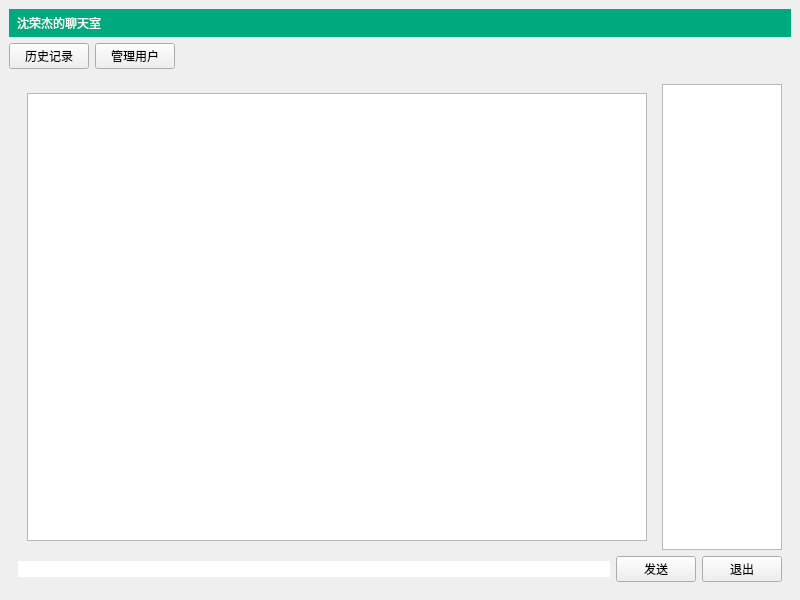
<?xml version="1.0" encoding="UTF-8"?>
<ui version="4.0">
 <class>MainWindow</class>
 <widget class="QMainWindow" name="MainWindow">
  <property name="geometry">
   <rect>
    <x>0</x>
    <y>0</y>
    <width>800</width>
    <height>600</height>
   </rect>
  </property>
  <property name="windowTitle">
   <string>MainWindow</string>
  </property>
  <property name="styleSheet">
   <string notr="true">#titleLabel{
background: white;
border:none;
border - bottom: 1px solid black;
padding:5px;
font:24pt &quot;黑体&quot;;
color:rgb(255,255,255);
background-color:rgba(0,170,127,255);
}

#mainFrame{
border:none;
background:white;
}

#loginFrame{
background:qlineargradient(x1:0,y1:0,x2:0,y2:1,stop:0 #ddf,stop:1 #aaf);
border:1px solid gray;
padding:10px;
border-radius:25px
}</string>
  </property>
  <widget class="QWidget" name="centralwidget">
   <layout class="QGridLayout" name="gridLayout_5">
    <item row="0" column="0">
     <layout class="QHBoxLayout" name="horizontalLayout"/>
    </item>
    <item row="1" column="1">
     <widget class="QLabel" name="titleLabel">
      <property name="text">
       <string>沈荣杰的聊天室</string>
      </property>
     </widget>
    </item>
    <item row="2" column="1">
     <layout class="QHBoxLayout" name="horizontalLayout_3">
      <item>
       <widget class="QPushButton" name="chatHistoryButton">
        <property name="text">
         <string>历史记录</string>
        </property>
       </widget>
      </item>
      <item>
       <widget class="QPushButton" name="manageUserButton">
        <property name="text">
         <string>管理用户</string>
        </property>
       </widget>
      </item>
      <item>
       <spacer name="horizontalSpacer_3">
        <property name="orientation">
         <enum>Qt::Orientation::Horizontal</enum>
        </property>
        <property name="sizeHint" stdset="0">
         <size>
          <width>40</width>
          <height>20</height>
         </size>
        </property>
       </spacer>
      </item>
     </layout>
    </item>
    <item row="3" column="1">
     <widget class="QStackedWidget" name="stackedWidget">
      <property name="currentIndex">
       <number>0</number>
      </property>
      <widget class="QWidget" name="ChatPage">
       <layout class="QGridLayout" name="gridLayout_4">
        <item row="0" column="0">
         <layout class="QVBoxLayout" name="verticalLayout">
          <item>
           <layout class="QHBoxLayout" name="horizontalLayout_4">
            <item>
             <widget class="QStackedWidget" name="chatStackedWidget">
              <property name="currentIndex">
               <number>0</number>
              </property>
              <widget class="QWidget" name="mainChatPage">
               <layout class="QGridLayout" name="gridLayout_3">
                <item row="0" column="0">
                 <widget class="QTextEdit" name="roomTextEdit">
                  <property name="readOnly">
                   <bool>true</bool>
                  </property>
                 </widget>
                </item>
               </layout>
              </widget>
             </widget>
            </item>
            <item>
             <widget class="QListWidget" name="userListWidget">
              <property name="maximumSize">
               <size>
                <width>120</width>
                <height>16777215</height>
               </size>
              </property>
             </widget>
            </item>
           </layout>
          </item>
          <item>
           <layout class="QHBoxLayout" name="horizontalLayout_2">
            <item>
             <widget class="QLineEdit" name="sayLineEdit">
              <property name="frame">
               <bool>false</bool>
              </property>
             </widget>
            </item>
            <item>
             <widget class="QPushButton" name="sayButton">
              <property name="text">
               <string>发送</string>
              </property>
             </widget>
            </item>
            <item>
             <widget class="QPushButton" name="logoutButton">
              <property name="text">
               <string>退出</string>
              </property>
             </widget>
            </item>
           </layout>
          </item>
         </layout>
        </item>
       </layout>
      </widget>
      <widget class="QWidget" name="LoginPage">
       <layout class="QGridLayout" name="gridLayout_2">
        <item row="2" column="1">
         <spacer name="verticalSpacer_3">
          <property name="orientation">
           <enum>Qt::Orientation::Vertical</enum>
          </property>
          <property name="sizeHint" stdset="0">
           <size>
            <width>20</width>
            <height>166</height>
           </size>
          </property>
         </spacer>
        </item>
        <item row="1" column="2">
         <spacer name="horizontalSpacer_2">
          <property name="orientation">
           <enum>Qt::Orientation::Horizontal</enum>
          </property>
          <property name="sizeHint" stdset="0">
           <size>
            <width>227</width>
            <height>20</height>
           </size>
          </property>
         </spacer>
        </item>
        <item row="1" column="0">
         <spacer name="horizontalSpacer">
          <property name="orientation">
           <enum>Qt::Orientation::Horizontal</enum>
          </property>
          <property name="sizeHint" stdset="0">
           <size>
            <width>228</width>
            <height>20</height>
           </size>
          </property>
         </spacer>
        </item>
        <item row="0" column="1">
         <spacer name="verticalSpacer_2">
          <property name="orientation">
           <enum>Qt::Orientation::Vertical</enum>
          </property>
          <property name="sizeHint" stdset="0">
           <size>
            <width>20</width>
            <height>166</height>
           </size>
          </property>
         </spacer>
        </item>
        <item row="1" column="1">
         <widget class="QFrame" name="loginFrame">
          <property name="frameShape">
           <enum>QFrame::Shape::StyledPanel</enum>
          </property>
          <property name="frameShadow">
           <enum>QFrame::Shadow::Raised</enum>
          </property>
          <layout class="QVBoxLayout" name="verticalLayout_2">
           <item>
            <layout class="QGridLayout" name="gridLayout">
             <item row="0" column="0">
              <widget class="QLabel" name="server">
               <property name="text">
                <string>服务器地址：</string>
               </property>
              </widget>
             </item>
             <item row="0" column="1">
              <widget class="QLineEdit" name="serverEdit">
               <property name="text">
                <string>127.0.0.1</string>
               </property>
               <property name="frame">
                <bool>false</bool>
               </property>
               <property name="clearButtonEnabled">
                <bool>false</bool>
               </property>
              </widget>
             </item>
             <item row="1" column="0">
              <widget class="QLabel" name="label">
               <property name="text">
                <string>昵称：</string>
               </property>
              </widget>
             </item>
             <item row="1" column="1">
              <widget class="QLineEdit" name="usernameEdit">
               <property name="text">
                <string>hua</string>
               </property>
               <property name="frame">
                <bool>false</bool>
               </property>
              </widget>
             </item>
             <item row="2" column="0">
              <widget class="QLabel" name="userName">
               <property name="text">
                <string>密码：</string>
               </property>
              </widget>
             </item>
             <item row="2" column="1">
              <widget class="QLineEdit" name="passwordEdit">
               <property name="text">
                <string>123</string>
               </property>
               <property name="frame">
                <bool>false</bool>
               </property>
              </widget>
             </item>
            </layout>
           </item>
           <item>
            <spacer name="verticalSpacer">
             <property name="orientation">
              <enum>Qt::Orientation::Vertical</enum>
             </property>
             <property name="sizeType">
              <enum>QSizePolicy::Policy::Fixed</enum>
             </property>
             <property name="sizeHint" stdset="0">
              <size>
               <width>20</width>
               <height>10</height>
              </size>
             </property>
            </spacer>
           </item>
           <item>
            <widget class="QPushButton" name="loginButton">
             <property name="text">
              <string>登录聊天室</string>
             </property>
            </widget>
           </item>
          </layout>
         </widget>
        </item>
       </layout>
      </widget>
     </widget>
    </item>
   </layout>
  </widget>
 </widget>
 <resources/>
 <connections/>
</ui>
